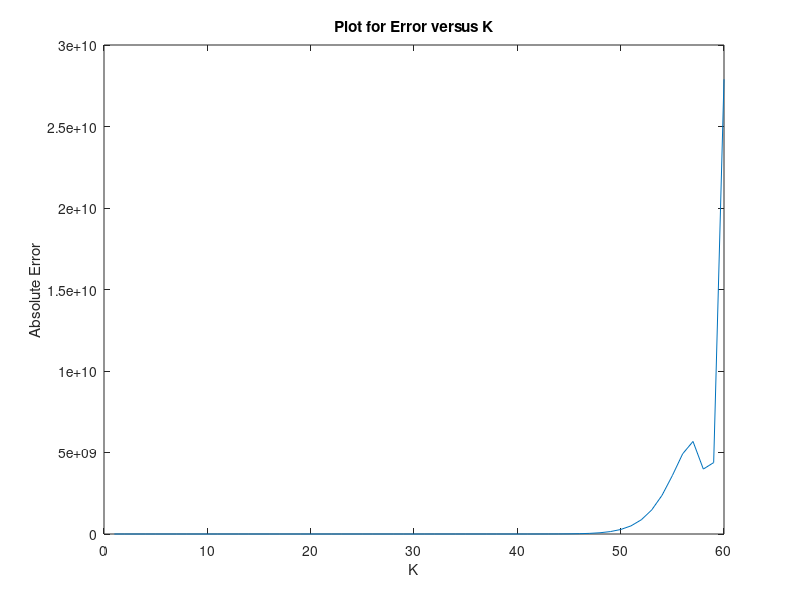

Source code (MATLAB):
function main()
	format long;
	x_0=single(1);
	j= single(1);
	k= single(60);
	global help_func;                  	%This is for memoisation of recursive function
	help_func= single( zeros(j+k,k) );
	abs_error= single( zeros(1,k) );

	%Calculating the absolute error as rerquired in question
	for i=1:k
		abs_error(i)= abs(rec_func(j,i,x_0) - sin( x_0 + (j-i)*pi/3 )) ;
	end
	
	figure(1);
    plot(1:k,abs_error);
	title('Plot for Error versus K');
	xlabel('K');
	ylabel('Absolute Error');
end

% Function for calculating f^a or through recursion
function f= rec_func(j,k,x_0)
	global help_func;
	if k==0
		f = sin( x_0 + j*pi/3 );
  	elseif help_func(j,k)~=0
		f= help_func(j,k);
  	else
    	help_func(j,k)=  rec_func(j,k-1,x_0)- rec_func(j+1,k-1,x_0);
    	f= help_func(j,k);
  end
end
